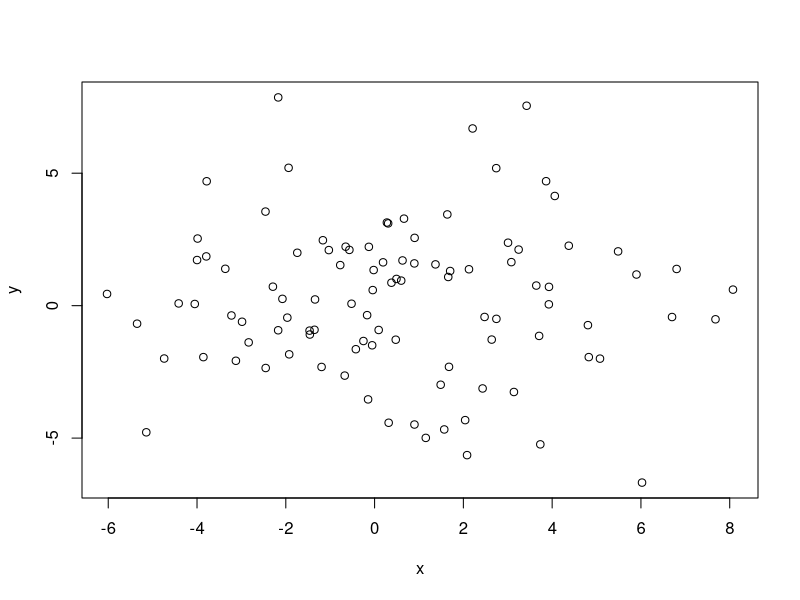

Here is the R script that generated this plot:
## ---- chunk 1
x = rnorm(100, 0, 3)
y = rnorm(100, 0, 3)
plot(x, y)

m1 = glm(y ~ 1)
m2 = glm(y ~ 1 + x)

d = 2 * (logLik(m2) - logLik(m1))

p.val = 1 - pchisq(d, df = 1)
# result suggest m2 is not better than m1. In another word, x is not associated with y. 
